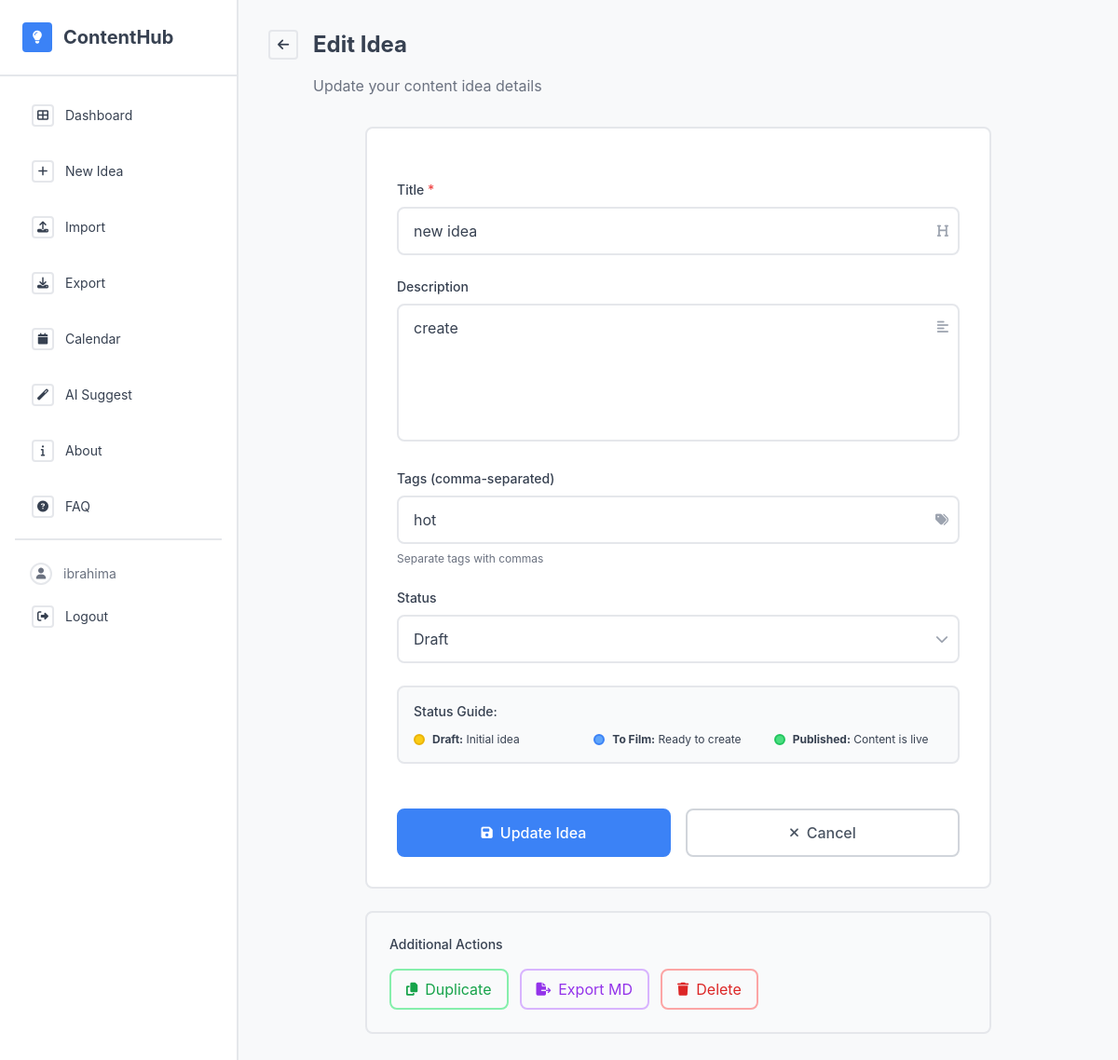
The page /idea/2/edit (signed in) on the database its author committed.
### app/models.py (models this page shows, shortened)
class User(db.Model, UserMixin):
    id = db.Column(db.Integer, primary_key=True)
    username = db.Column(db.String(64), unique=True, nullable=False)
    password_hash = db.Column(db.String(128), nullable=False)
    ideas = db.relationship('Idea', backref='author', lazy=True)
    created_at = db.Column(db.DateTime, default=datetime.utcnow)
    is_admin = db.Column(db.Boolean, default=False)

class Idea(db.Model):
    id = db.Column(db.Integer, primary_key=True)
    title = db.Column(db.String(100), nullable=False)
    description = db.Column(db.Text)
    tags = db.Column(db.String(200))  # e.g., "video,funny,tech"
    status = db.Column(db.String(20), default='Draft')  # Draft, To Film, Published
    timestamp = db.Column(db.DateTime, index=True, default=datetime.utcnow)
    user_id = db.Column(db.Integer, db.ForeignKey('user.id'), nullable=False)

### app/routes.py (the view, shortened to what this page needs)
@bp.route('/idea/<int:id>/edit', methods=['GET', 'POST'])
@login_required
def edit_idea(id):
    idea = Idea.query.get_or_404(id)
    if idea.author != current_user:
        flash('⛔ Not authorized', 'danger')
        return redirect(url_for('main.index'))
    form = IdeaForm(obj=idea)
    return render_template('idea_form.html', form=form, idea=idea)

### app/templates/idea_form.html (shortened to what this page needs)
{% extends 'base.html' %}
{% block content %}
<div class="mb-8">
    <div class="flex items-center space-x-4 mb-4">
        <a href="{{ url_for('main.index') }}" class="w-8 h-8 border-2 border-wire-border rounded flex items-center justify-center hover:border-wire-accent transition-colors">
            <i class="fas fa-arrow-left text-sm text-wire-text"></i>
        </a>
        <h1 class="text-2xl font-bold text-wire-text">
            {% if idea %}Edit Idea{% else %}Create New Idea{% endif %}
        </h1>
    </div>
    <p class="text-gray-500 ml-12">
        {% if idea %}Update your content idea details{% else %}Add a new content idea to your collection{% endif %}
    </p>
</div>
<div class="max-w-2xl mx-auto">
    <div class="bg-white border-2 border-wire-border rounded-lg p-8">
        <form method="POST" class="space-y-6">
            <div>
                <label class="block text-sm font-medium text-wire-text mb-2">
                    {{ form.title.label.text }}
                    <span class="text-red-500">*</span>
                </label>
                <div class="relative">
                    {{ form.title(class="w-full px-4 py-3 border-2 border-wire-border rounded-lg focus:outline-none focus:border-wire-accent transition-colors",
                        placeholder="Enter your content idea title") }}
                    <div class="absolute inset-y-0 right-0 flex items-center pr-3 pointer-events-none">
                    </div>
                </div>
            </div>
            <div>
                <label class="block text-sm font-medium text-wire-text mb-2">
                    {{ form.description.label.text }}
                </label>
                <div class="relative">
                    {{ form.description(class="w-full px-4 py-3 border-2 border-wire-border rounded-lg focus:outline-none focus:border-wire-accent transition-colors resize-none",
                        rows=5, placeholder="Describe your content idea in detail...") }}
                    <div class="absolute top-3 right-3 pointer-events-none">
                    </div>
                </div>
            </div>
            <div>
                <label class="block text-sm font-medium text-wire-text mb-2">
                    {{ form.tags.label.text }}
                </label>
                <div class="relative">
                    {{ form.tags(class="w-full px-4 py-3 border-2 border-wire-border rounded-lg focus:outline-none focus:border-wire-accent transition-colors",
                        placeholder="video, tutorial, social-media, trending") }}
                    <div class="absolute inset-y-0 right-0 flex items-center pr-3 pointer-events-none">
                    </div>
                </div>
                <p class="mt-2 text-xs text-gray-500">Separate tags with commas</p>
            </div>
            <div>
                <label class="block text-sm font-medium text-wire-text mb-2">
                    {{ form.status.label.text }}
                </label>
                <div class="relative">
                    {{ form.status(class="w-full px-4 py-3 border-2 border-wire-border rounded-lg focus:outline-none focus:border-wire-accent transition-colors appearance-none bg-white") }}
                    <div class="absolute inset-y-0 right-0 flex items-center pr-3 pointer-events-none">
                    </div>
                </div>
            </div>
            <div class="bg-gray-50 border-2 border-gray-200 rounded-lg p-4">
                <h4 class="text-sm font-medium text-wire-text mb-3">Status Guide:</h4>
                <div class="grid grid-cols-1 sm:grid-cols-3 gap-3 text-xs">
                    <div class="flex items-center space-x-2">
                        <div class="w-3 h-3 bg-yellow-400 rounded-full border-2 border-yellow-500"></div>
                        <span><strong>Draft:</strong> Initial idea</span>
                    </div>
                    <div class="flex items-center space-x-2">
                        <div class="w-3 h-3 bg-blue-400 rounded-full border-2 border-blue-500"></div>
                        <span><strong>To Film:</strong> Ready to create</span>
                    </div>
                    <div class="flex items-center space-x-2">
                        <div class="w-3 h-3 bg-green-400 rounded-full border-2 border-green-500"></div>
                        <span><strong>Published:</strong> Content is live</span>
                    </div>
                </div>
            </div>
            <div class="flex flex-col sm:flex-row space-y-3 sm:space-y-0 sm:space-x-4 pt-6">
                <button type="submit" class="flex-1 px-6 py-3 bg-wire-accent text-white border-2 border-wire-accent rounded-lg hover:bg-blue-600 transition-colors font-medium flex items-center justify-center space-x-2">
                    <i class="fas fa-save text-sm"></i>
                    <span>{% if idea %}Update Idea{% else %}Save Idea{% endif %}</span>
                </button>
                <a href="{{ url_for('main.index') }}" class="flex-1 px-6 py-3 border-2 border-gray-300 text-gray-600 rounded-lg hover:bg-gray-50 transition-colors font-medium flex items-center justify-center space-x-2">
                    <i class="fas fa-times text-sm"></i>
                    <span>Cancel</span>
                </a>
            </div>
        </form>
    </div>
    {% if idea %}
    <div class="mt-6 bg-gray-50 border-2 border-gray-200 rounded-lg p-6">
        <h3 class="text-sm font-medium text-wire-text mb-4">Additional Actions</h3>
        <div class="flex flex-col sm:flex-row space-y-2 sm:space-y-0 sm:space-x-3">
            <form method="POST" action="{{ url_for('main.duplicate_idea', id=idea.id) }}" class="inline">
                <button type="submit" class="w-full sm:w-auto px-4 py-2 border-2 border-green-300 text-green-600 rounded-lg hover:bg-green-50 transition-colors flex items-center justify-center space-x-2">
                    <i class="fas fa-copy text-sm"></i>
                    <span>Duplicate</span>
                </button>
            </form>
            <a href="{{ url_for('main.export_markdown', id=idea.id) }}" class="w-full sm:w-auto px-4 py-2 border-2 border-purple-300 text-purple-600 rounded-lg hover:bg-purple-50 transition-colors flex items-center justify-center space-x-2">
                <i class="fas fa-file-export text-sm"></i>
                <span>Export MD</span>
            </a>
            <form method="POST" action="{{ url_for('main.delete_idea', id=idea.id) }}" class="inline">
                <button type="submit" onclick="return confirm('Are you sure you want to delete this idea? This action cannot be undone.')" class="w-full sm:w-auto px-4 py-2 border-2 border-red-300 text-red-600 rounded-lg hover:bg-red-50 transition-colors flex items-center justify-center space-x-2">
                    <i class="fas fa-trash text-sm"></i>
                    <span>Delete</span>
                </button>
            </form>
        </div>
    </div>
    {% endif %}
</div>
{% endblock %}

### app/templates/base.html (shortened to what this page needs)
<!DOCTYPE html>
<html lang="en">
<head>
    <script src="https://cdn.tailwindcss.com"></script>
    <link href="https://cdnjs.cloudflare.com/ajax/libs/fullcalendar/6.1.8/index.global.min.css" rel="stylesheet">
</head>
<body class="bg-wire-gray text-wire-text font-sans min-h-screen">
    <div class="flex flex-col lg:flex-row min-h-screen">
        <aside class="hidden lg:flex w-64 flex-col bg-white border-r-2 border-wire-border">
            <div class="p-6 border-b-2 border-wire-border">
                <div class="flex items-center space-x-3">
                    <div
                        class="w-8 h-8 bg-wire-accent rounded border-2 border-wire-accent flex items-center justify-center">
                        <i class="fas fa-lightbulb text-white text-sm"></i>
                    </div>
                    <span class="text-xl font-bold text-wire-text">ContentHub</span>
                </div>
            </div>
            <nav class="flex-1 p-4 space-y-2">
                {% if current_user.is_authenticated %}
                <a href="{{ url_for('main.index') }}"
                    class="flex items-center px-4 py-3 text-sm border-2 border-transparent hover:border-wire-border hover:bg-wire-hover rounded-lg transition-all duration-200 group">
                    <div
                        class="w-6 h-6 border-2 border-wire-border rounded mr-3 flex items-center justify-center group-hover:border-wire-accent">
                        <i class="fas fa-th-large text-xs text-wire-text"></i>
                    </div>
                    Dashboard
                </a>
                <a href="{{ url_for('main.new_idea') }}"
                    class="flex items-center px-4 py-3 text-sm border-2 border-transparent hover:border-wire-border hover:bg-wire-hover rounded-lg transition-all duration-200 group">
                    <div
                        class="w-6 h-6 border-2 border-wire-border rounded mr-3 flex items-center justify-center group-hover:border-wire-accent">
                        <i class="fas fa-plus text-xs text-wire-text"></i>
                    </div>
                    New Idea
                </a>
                <a href="{{ url_for('main.import_ideas') }}"
                    class="flex items-center px-4 py-3 text-sm border-2 border-transparent hover:border-wire-border hover:bg-wire-hover rounded-lg transition-all duration-200 group">
                    <div
                        class="w-6 h-6 border-2 border-wire-border rounded mr-3 flex items-center justify-center group-hover:border-wire-accent">
                        <i class="fas fa-upload text-xs text-wire-text"></i>
                    </div>
                    Import
                </a>
                <a href="{{ url_for('main.export_ideas') }}"
                    class="flex items-center px-4 py-3 text-sm border-2 border-transparent hover:border-wire-border hover:bg-wire-hover rounded-lg transition-all duration-200 group">
                    <div
                        class="w-6 h-6 border-2 border-wire-border rounded mr-3 flex items-center justify-center group-hover:border-wire-accent">
                        <i class="fas fa-download text-xs text-wire-text"></i>
                    </div>
                    Export
                </a>
                <a href="{{ url_for('main.calendar')}}"
                    class="flex items-center px-4 py-3 text-sm border-2 border-transparent hover:border-wire-border hover:bg-wire-hover rounded-lg transition-all duration-200 group">
                    <div
                        class="w-6 h-6 border-2 border-wire-border rounded mr-3 flex items-center justify-center group-hover:border-wire-accent">
                        <i class="fas fa-calendar text-xs text-wire-text"></i>
                    </div>
                    Calendar
                </a>
                <a href="{{ url_for('main.suggest_idea')}}"
                    class="flex items-center px-4 py-3 text-sm border-2 border-transparent hover:border-wire-border hover:bg-wire-hover rounded-lg transition-all duration-200 group">
                    <div
                        class="w-6 h-6 border-2 border-wire-border rounded mr-3 flex items-center justify-center group-hover:border-wire-accent">
                        <i class="fas fa-magic text-xs text-wire-text"></i>
                    </div>
                    AI Suggest
                </a>
                <a href="{{ url_for('main.about') }}"
                    class="flex items-center px-4 py-3 text-sm border-2 border-transparent hover:border-wire-border hover:bg-wire-hover rounded-lg transition-all duration-200 group">
                    <div
                        class="w-6 h-6 border-2 border-wire-border rounded mr-3 flex items-center justify-center group-hover:border-wire-accent">
                        <i class="fas fa-info text-xs text-wire-text"></i>
                    </div>
                    About
                </a>
                <a href="{{ url_for('main.faq') }}"
                    class="flex items-center px-4 py-3 text-sm border-2 border-transparent hover:border-wire-border hover:bg-wire-hover rounded-lg transition-all duration-200 group">
                    <div
                        class="w-6 h-6 border-2 border-wire-border rounded mr-3 flex items-center justify-center group-hover:border-wire-accent">
                        <i class="fas fa-question-circle text-xs text-wire-text"></i>
                    </div>
                    FAQ
                </a>
                <div class="mt-8 pt-4 border-t-2 border-wire-border">
                    {% if current_user.is_admin %}
                    <div class="flex items-center px-4 py-2 text-sm text-red-600 font-semibold">
                        <div class="w-6 h-6 border-2 border-red-400 rounded-full mr-3 flex items-center justify-center">
                            <i class="fas fa-shield-alt text-xs"></i>
                        </div>
                        {{ current_user.username }}
                    </div>
                    {% else %}
                    <div class="flex items-center px-4 py-2 text-sm text-gray-500">
                        <div
                            class="w-6 h-6 border-2 border-wire-border rounded-full mr-3 flex items-center justify-center">
                            <i class="fas fa-user text-xs"></i>
                        </div>
                        {{ current_user.username }}
                    </div>
                    {% endif %}
                    <a href="{{ url_for('main.logout') }}"
                        class="flex items-center px-4 py-3 text-sm border-2 border-transparent hover:border-red-200 hover:bg-red-50 rounded-lg transition-all duration-200 group">
                        <div
                            class="w-6 h-6 border-2 border-wire-border rounded mr-3 flex items-center justify-center group-hover:border-red-300">
                            <i class="fas fa-sign-out-alt text-xs text-wire-text"></i>
                        </div>
                        Logout
                    </a>
                </div>
                {% endif %}
            </nav>
        </aside>
        <div class="flex-1 flex flex-col">
            <main class="flex-1 p-4 lg:p-8 bg-wire-gray">
                {% block content %}{% endblock %}
            </main>
        </div>
    </div>
</body>
</html>

### rows shown on the page
User: username "ibrahima"
Idea: title "new idea", description "create", tags "hot", status "Draft"
